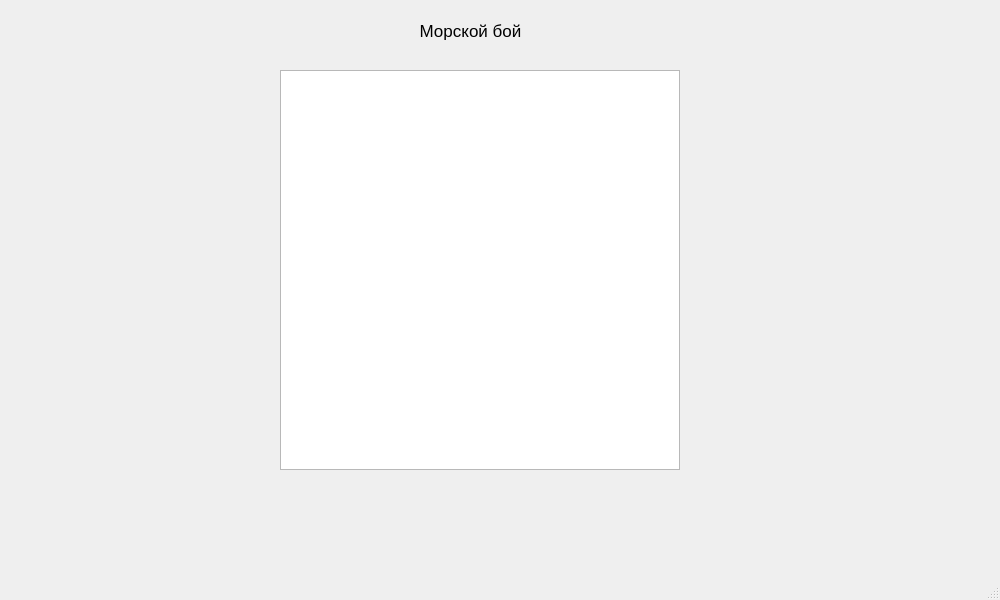
<?xml version="1.0" encoding="UTF-8"?>
<ui version="4.0">
 <class>SeaBattle</class>
 <widget class="QMainWindow" name="SeaBattle">
  <property name="geometry">
   <rect>
    <x>0</x>
    <y>0</y>
    <width>1000</width>
    <height>600</height>
   </rect>
  </property>
  <property name="windowTitle">
   <string>SeaBattle</string>
  </property>
  <widget class="QWidget" name="centralwidget">
   <widget class="QGraphicsView" name="graphicsView">
    <property name="geometry">
     <rect>
      <x>280</x>
      <y>70</y>
      <width>400</width>
      <height>400</height>
     </rect>
    </property>
    <property name="mouseTracking">
     <bool>true</bool>
    </property>
    <property name="focusPolicy">
     <enum>Qt::NoFocus</enum>
    </property>
    <property name="contextMenuPolicy">
     <enum>Qt::DefaultContextMenu</enum>
    </property>
    <property name="autoFillBackground">
     <bool>true</bool>
    </property>
    <property name="lineWidth">
     <number>2</number>
    </property>
    <property name="verticalScrollBarPolicy">
     <enum>Qt::ScrollBarAlwaysOff</enum>
    </property>
    <property name="horizontalScrollBarPolicy">
     <enum>Qt::ScrollBarAlwaysOff</enum>
    </property>
    <property name="sizeAdjustPolicy">
     <enum>QAbstractScrollArea::AdjustToContentsOnFirstShow</enum>
    </property>
    <property name="transformationAnchor">
     <enum>QGraphicsView::NoAnchor</enum>
    </property>
   </widget>
   <widget class="QLabel" name="label">
    <property name="geometry">
     <rect>
      <x>260</x>
      <y>15</y>
      <width>421</width>
      <height>31</height>
     </rect>
    </property>
    <property name="font">
     <font>
      <family>Arial</family>
      <pointsize>13</pointsize>
     </font>
    </property>
    <property name="text">
     <string>Морской бой</string>
    </property>
    <property name="alignment">
     <set>Qt::AlignCenter</set>
    </property>
   </widget>
  </widget>
  <widget class="QMenuBar" name="menubar">
   <property name="geometry">
    <rect>
     <x>0</x>
     <y>0</y>
     <width>1000</width>
     <height>26</height>
    </rect>
   </property>
  </widget>
  <widget class="QStatusBar" name="statusbar"/>
 </widget>
 <resources/>
 <connections/>
</ui>
